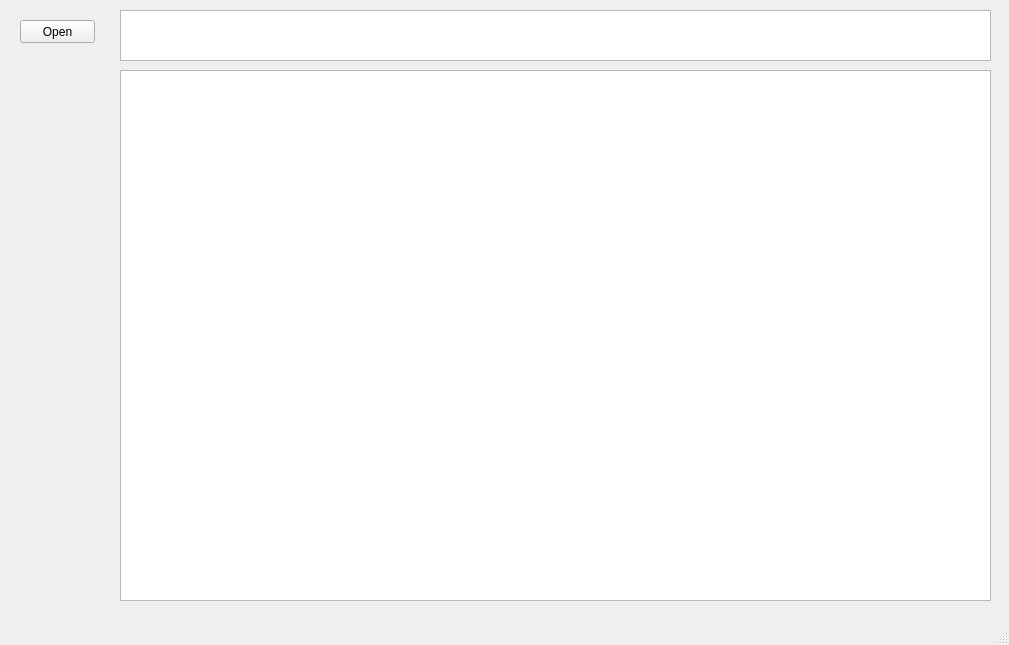
<?xml version="1.0" encoding="UTF-8"?>
<ui version="4.0">
 <class>OPRWindow</class>
 <widget class="QMainWindow" name="OPRWindow">
  <property name="geometry">
   <rect>
    <x>0</x>
    <y>0</y>
    <width>1009</width>
    <height>645</height>
   </rect>
  </property>
  <property name="windowTitle">
   <string>MainWindow</string>
  </property>
  <widget class="QWidget" name="centralwidget">
   <widget class="QGraphicsView" name="graphicsView">
    <property name="geometry">
     <rect>
      <x>120</x>
      <y>70</y>
      <width>871</width>
      <height>531</height>
     </rect>
    </property>
   </widget>
   <widget class="QPushButton" name="openFileButton">
    <property name="geometry">
     <rect>
      <x>20</x>
      <y>20</y>
      <width>75</width>
      <height>23</height>
     </rect>
    </property>
    <property name="text">
     <string>Open</string>
    </property>
   </widget>
   <widget class="QPlainTextEdit" name="plainTextEdit">
    <property name="geometry">
     <rect>
      <x>120</x>
      <y>10</y>
      <width>871</width>
      <height>51</height>
     </rect>
    </property>
    <property name="readOnly">
     <bool>true</bool>
    </property>
   </widget>
  </widget>
  <widget class="QMenuBar" name="menubar">
   <property name="geometry">
    <rect>
     <x>0</x>
     <y>0</y>
     <width>1009</width>
     <height>21</height>
    </rect>
   </property>
  </widget>
  <widget class="QStatusBar" name="statusbar"/>
 </widget>
 <resources/>
 <connections/>
</ui>
